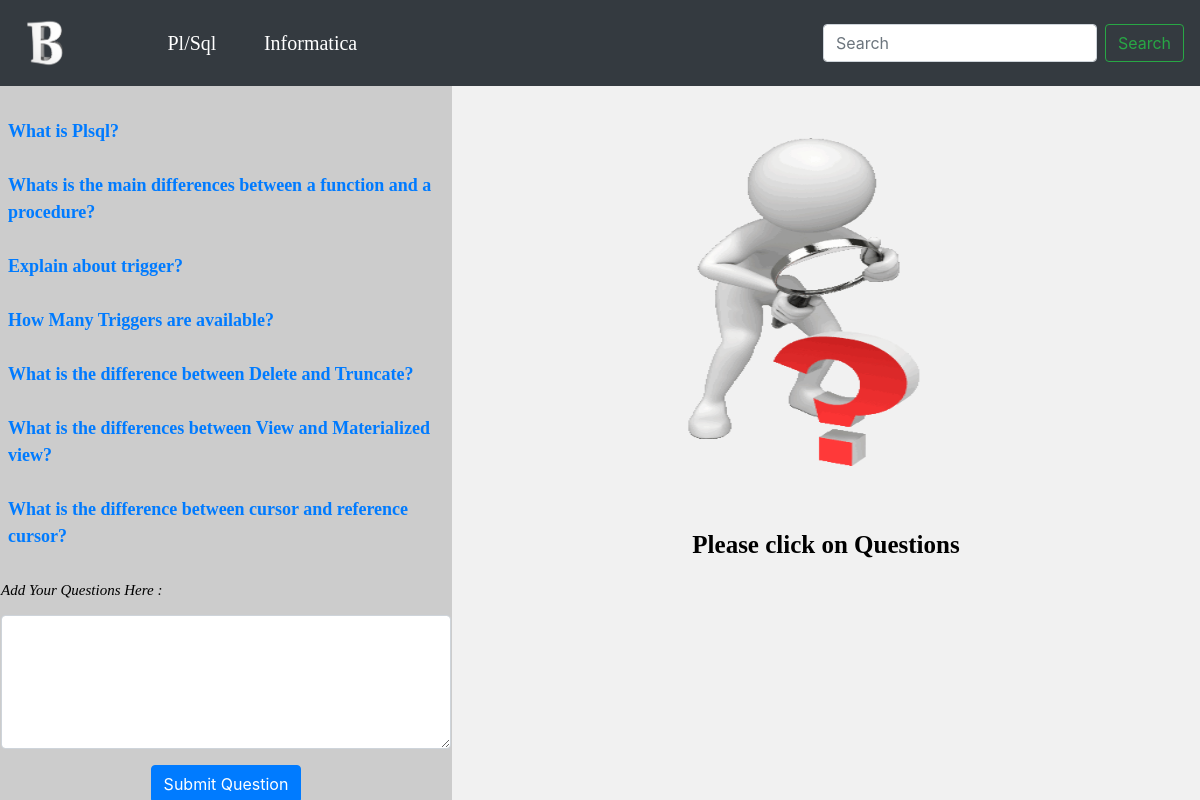
/plsql/, run on the app's committed database.
### UI/models.py (models this page shows, shortened)
class plsql_details(models.Model):
    Question=models.TextField(max_length=1000)
    Answer=models.TextField(max_length=10000)
    Email=models.EmailField()
    def get_absolute_url(self):
        print('hitted first one')
        return reverse("answers",kwargs={'id':self.id})

### UI/views.py (the view)
# urls.py: path('plsql/',views.plsql,name='plsql'),
def plsql(request):
    print('printing the details')
    details=plsql_details.objects.all()
    print('details')
    flag='True'
    return render(request,'UI/plsql.html',{'details':details,'flag':flag})

### templates/UI/plsql.html (shortened to what this page needs)
{% extends 'UI/header.html'%}
{%load staticfiles%}
{%block content%}
<head>
<link rel="stylesheet" href="{%static '/CSS/Home.CSS'%}">
</head>
<body>
<section >
  <nav >
    {% if details%}&nbsp&nbsp
    <ul>
      {%for detail in details%}
        <li><a href="{{ detail.get_absolute_url }}" > {{detail.Question}}</a></li>
      {%endfor%}
    </ul>
    {%else%}
     <h2>No Questions are available</h2>
    {%endif%}
      <form method="post" action="{% url 'question_submit'%}">
        <div class="form-group">
            <label for="exampleFormControlTextarea1"><h4 class="text" align="center">Add Your Questions Here :</h4></label>
            <textarea name="question" class="form-control" id="exampleFormControlTextarea1" rows="5" cols="1"></textarea>
        </div>
            <div align="center">
            <button class="btn btn-primary" type="submit"> Submit Question </button>
        </div>
      </form>
  </nav>
  <article>
            {%if flag%}
            <div class="container" align="center">
            <img align="center" src="{% static "images/qu.gif"%}" border="5" height="400" width="350">
                </div>
            <h1 align="center"  >Please click on Questions</h1>
            {%endif%}
  </article>
</section>
</body>
{%endblock%}

### templates/UI/header.html (shortened to what this page needs)
<!DOCTYPE html>
{%load staticfiles%}
<html lang="en">
<head>
    <link rel="stylesheet" href="https://stackpath.bootstrapcdn.com/bootstrap/4.1.3/css/bootstrap.min.css"
>
 <link rel="stylesheet" href="{%static '/CSS/Home.css'%}">
</head>
<body>
<nav class="navbar navbar-expand-lg navbar-dark bg-dark">
  <a class="navbar-brand" href="/home/"><img  src="{% static "images/bi.png"%}"  border="5" height="60" width="60"></a>
  <div class="collapse navbar-collapse" id="navbarSupportedContent">
    <ul class="navbar-nav mr-auto">
      <li class="nav-item active">
        <a class="nav-link" href="/plsql/">Pl/Sql <span class="sr-only">(current)</span></a>
      </li>&nbsp&nbsp&nbsp&nbsp&nbsp&nbsp&nbsp
        <li class="nav-item active">
        <a class="nav-link" href="#">Informatica <span class="sr-only">(current)</span></a>
      </li>
    </ul>
    <form class="form-inline my-2 my-lg-0" method="post" action="/search/">
      <input class="form-control mr-sm-2" name="inps" type="search" placeholder="Search" aria-label="Search">
      <button class="btn btn-outline-success my-2 my-sm-0" type="submit">Search</button>
    </form>
  </div>
</nav>
{%block content%}
{%endblock%}
</body>
</html>

### data on the page
plsql_details: Question "What is Plsql?"
plsql_details: Question "Whats is the main differences between a function and a procedure?"
plsql_details: Question "Explain about trigger?"
plsql_details: Question "How Many Triggers are available?"
plsql_details: Question "What is the difference between Delete and Truncate?"
plsql_details: Question "What is the differences between View and Materialized view?"
plsql_details: Question "What is the difference between cursor and reference cursor?"
